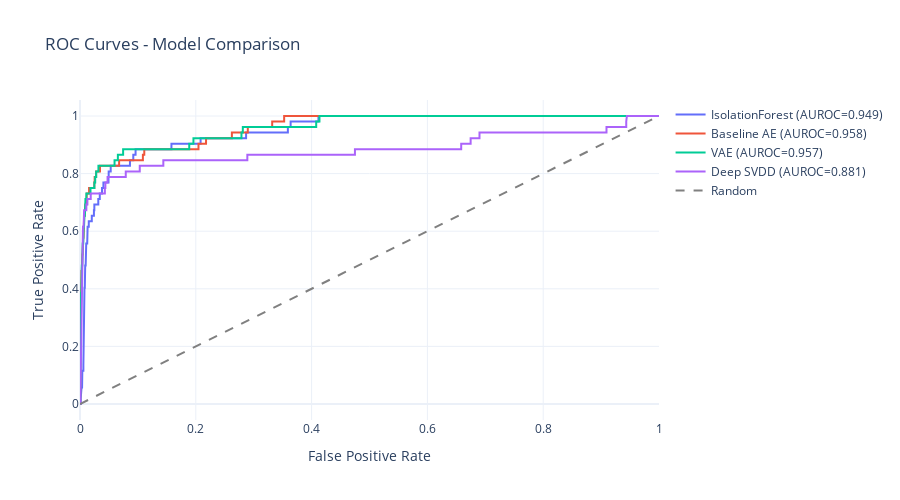

Notebook cell for this chart:
### Markdown cell above
## 8. Performance Visualization

### Code cell
# ROC Curves
fig = go.Figure()

for name, data in results.items():
    fpr, tpr, _ = roc_curve(data['labels'], data['scores'])
    fig.add_trace(go.Scatter(
        x=fpr, y=tpr,
        mode='lines',
        name=f"{name} (AUROC={data['auroc']:.3f})",
        line=dict(width=2)
    ))

# Add diagonal line
fig.add_trace(go.Scatter(
    x=[0, 1], y=[0, 1],
    mode='lines',
    name='Random',
    line=dict(dash='dash', color='gray')
))

fig.update_layout(
    title='ROC Curves - Model Comparison',
    xaxis_title='False Positive Rate',
    yaxis_title='True Positive Rate',
    height=500,
    template='plotly_white'
)
fig.show()

### Figure 1 — Plotly figure (JSON) as saved in the notebook; plotly's stock layout.template omitted (floating-point values rounded to 4 significant figures; data arrays with more than 128 entries replaced by an {"elided": "..."} marker saying what was removed)
{"data": [{"line": {"width": 2}, "mode": "lines", "name": "IsolationForest (AUROC=0.949)", "type": "scatter", "x": {"elided": "653 float values"}, "y": {"elided": "653 float values"}}, {"line": {"width": 2}, "mode": "lines", "name": "Baseline AE (AUROC=0.958)", "type": "scatter", "x": {"elided": "414 float values"}, "y": {"elided": "414 float values"}}, {"line": {"width": 2}, "mode": "lines", "name": "VAE (AUROC=0.957)", "type": "scatter", "x": {"elided": "249 float values"}, "y": {"elided": "249 float values"}}, {"line": {"width": 2}, "mode": "lines", "name": "Deep SVDD (AUROC=0.881)", "type": "scatter", "x": {"elided": "338 float values"}, "y": {"elided": "338 float values"}}, {"line": {"color": "gray", "dash": "dash"}, "mode": "lines", "name": "Random", "type": "scatter", "x": [0, 1], "y": [0, 1]}], "layout": {"height": 500, "title": {"text": "ROC Curves - Model Comparison"}, "xaxis": {"title": {"text": "False Positive Rate"}}, "yaxis": {"title": {"text": "True Positive Rate"}}}}
